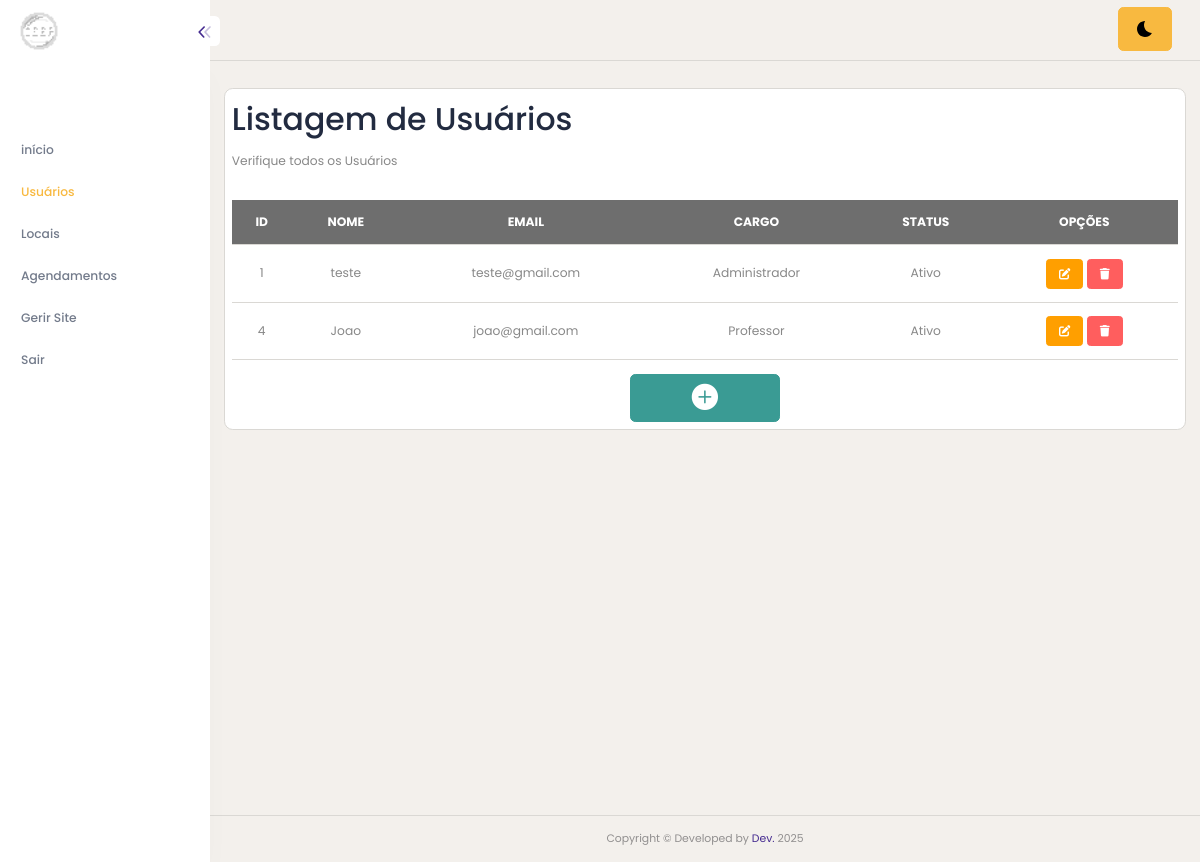
/usuarios-pesquisar.php (signed in), run on an earlier commit of the app's database.
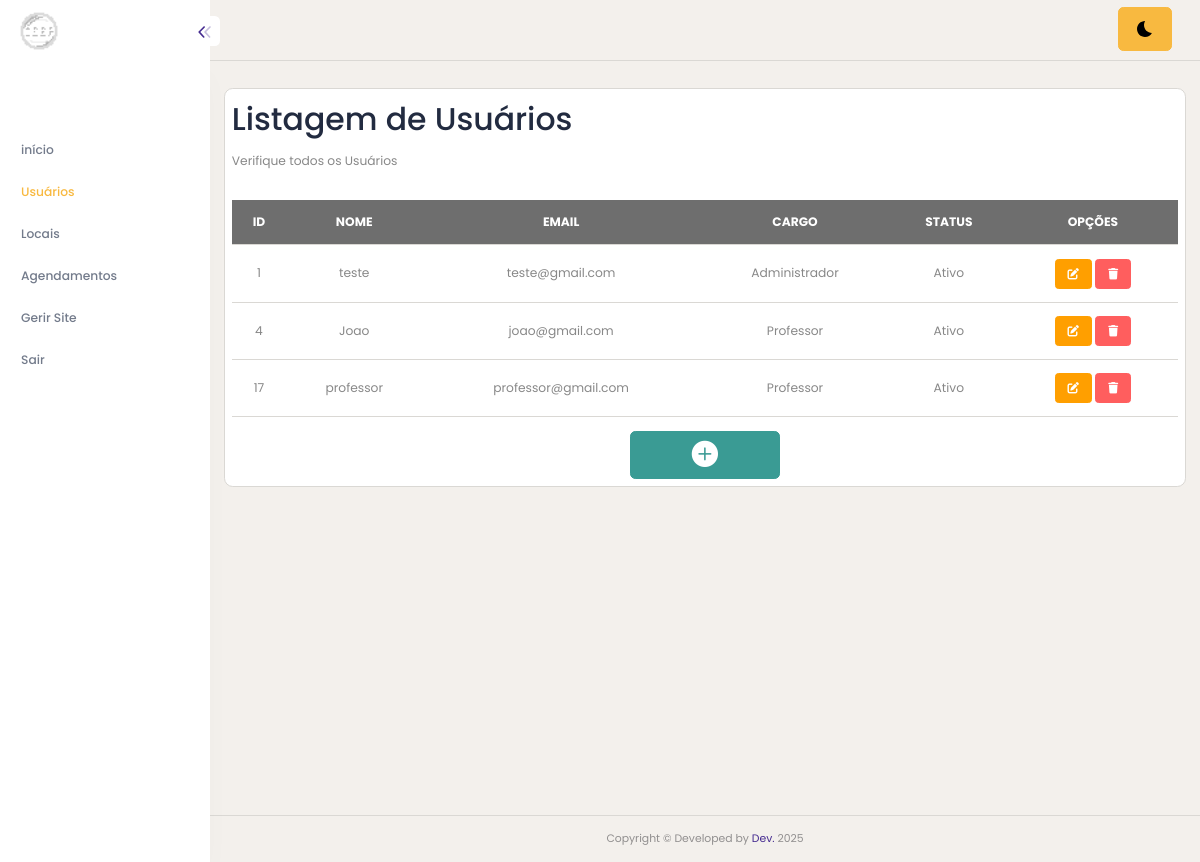
And on a later commit of the database.
### tables this page shows
CREATE TABLE `usuarios` (
  `id` int(11) NOT NULL,
  `nome` varchar(100) DEFAULT NULL,
  `usuario` varchar(150) DEFAULT NULL,
  `senha` varchar(20) DEFAULT NULL,
  `cargo` int(11) DEFAULT NULL,
  `status` tinyint(1) DEFAULT NULL
);

### usuarios-pesquisar.php (the view, shortened to what this page needs)
<!DOCTYPE html>
<html lang="pt-BR">
<head>
    <?php include("app-header.php"); ?>
</head>
<body>
    <?php include("app-lateral.php"); ?>
    <div class="content-body" style="min-height: 899px;">
        <div class="container-fluid">
            <div class="row">
                <div class="card p-2">
                    <h1>Listagem de Usuários</h1>
                    <p>Verifique todos os Usuários</p>
                    <div class="table-responsive mt-3">
                        <table class="table">
                            <tr class="table-dark text-center">
                                <th>ID</th>
                                <th>NOME</th>
                                <th>EMAIL</th>
                                <th>CARGO</th>
                                <th>STATUS</th>
                                <th>OPÇÕES</th>
                            </tr>
                            <?php
                            $sql = $conn->prepare("SELECT * from usuarios");
                            $sql->execute();
                            while ($dados = $sql->fetch()) {
                            ?>
                                <tr class="text-center">
                                    <td><?php echo "$dados[id]" ?></td>
                                    <td><?php echo "$dados[nome]" ?></td>
                                    <td><?php echo "$dados[usuario]" ?></td>
                                    <td>
                                        <?php
                                        if ($dados['cargo'] == 1) {
                                            echo "Administrador";
                                        } else {
                                            echo "Professor";
                                        }
                                        ?>
                                    </td>
                                    <td>
                                        <?php
                                        if ($dados['status'] == 1) {
                                            echo "Ativo";
                                        } else {
                                            echo "Bloqueado";
                                        }
                                        ?>
                                    </td>
                                    <td class="text-center">
                                        <a href="usuarios-cadastro.php?id=<?php echo $dados['id']; ?>" class="btn btn-warning btn-sm"><i class="fa-solid fa-pen-to-square"></i></a>
                                        <a href="usuarios-deletar.php?id=<?php echo $dados['id']; ?>" class="btn btn-danger btn-sm"><i class="fa-solid fa-trash"></i></a>
                                    </td>
                                </tr>
                            <?php
                            };
                            ?>
                        </table>
                    </div>
                    <div class="row">
                        <div class="text-center">
                            <a href="usuarios-cadastro.php" class="btn btn-success" style="width: 150px;"><i class="bi bi-plus-circle-fill fs-2"></i></a>
                        </div>
                    </div>
                </div>
            </div>
        </div>
    </div>
    <?php include("app-footer.php"); ?>
</body>
</html>

What changed in the data, as far as the page shows it:
added usuarios: id "17", nome "professor", usuario "professor@gmail.com", cargo "Professor", status "Ativo"
